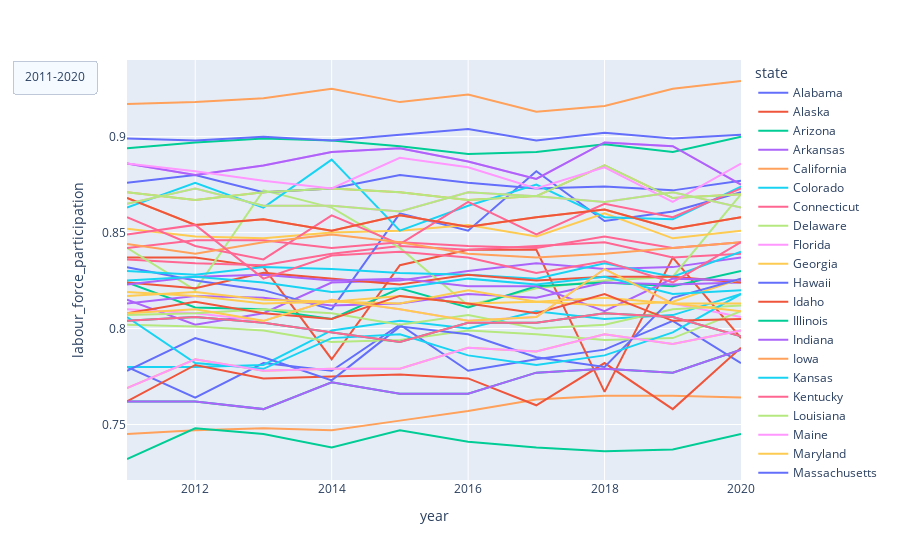

The code cell stored with this chart in its notebook:
### Code cell
import pandas as pd
import plotly.express as px

# 读取数据集

# 将数据按照州和时间进行分组
grouped = df.groupby(['state', 'year'])["labour_force_participation"].sum().reset_index()

# 创建交互式图表
fig = px.line(grouped, x='year', y="labour_force_participation", color='state')

# 添加下拉菜单交互组件
fig.update_layout(
    updatemenus=[
        dict(
            type='buttons',
            showactive=True,
            buttons=[
                dict(label='2011-2020', method='update',
                     args=[{'visible': grouped['year'].between(2011, 2020)},
                           {'title': '2011-2020'}]),
                
            ]
        )
    ]
)

# 显示图表
fig.show()

### Figure 1 — Plotly figure (JSON) as saved in the notebook; plotly's stock layout.template omitted (floating-point values rounded to 4 significant figures; data arrays with more than 128 entries replaced by an {"elided": "..."} marker saying what was removed)
{"data": [{"hovertemplate": "state=Alabama<br>year=%{x}<br>labour_force_participation=%{y}<extra></extra>", "legendgroup": "Alabama", "line": {"color": "#636efa", "dash": "solid"}, "marker": {"symbol": "circle"}, "mode": "lines", "name": "Alabama", "orientation": "v", "showlegend": true, "type": "scatter", "x": [2011, 2012, 2013, 2014, 2015, 2016, 2017, 2018, 2019, 2020], "xaxis": "x", "y": [0.78, 0.764, 0.782, 0.778, 0.802, 0.778, 0.784, 0.789, 0.804, 0.782], "yaxis": "y"}, {"hovertemplate": "state=Alaska<br>year=%{x}<br>labour_force_participation=%{y}<extra></extra>", "legendgroup": "Alaska", "line": {"color": "#EF553B", "dash": "solid"}, "marker": {"symbol": "circle"}, "mode": "lines", "name": "Alaska", "orientation": "v", "showlegend": true, "type": "scatter", "x": [2011, 2012, 2013, 2014, 2015, 2016, 2017, 2018, 2019, 2020], "xaxis": "x", "y": [0.837, 0.837, 0.832, 0.784, 0.833, 0.841, 0.841, 0.767, 0.837, 0.795], "yaxis": "y"}, {"hovertemplate": "state=Arizona<br>year=%{x}<br>labour_force_participation=%{y}<extra></extra>", "legendgroup": "Arizona", "line": {"color": "#00cc96", "dash": "solid"}, "marker": {"symbol": "circle"}, "mode": "lines", "name": "Arizona", "orientation": "v", "showlegend": true, "type": "scatter", "x": [2011, 2012, 2013, 2014, 2015, 2016, 2017, 2018, 2019, 2020], "xaxis": "x", "y": [0.762, 0.762, 0.758, 0.772, 0.766, 0.766, 0.777, 0.779, 0.777, 0.789], "yaxis": "y"}, {"hovertemplate": "state=Arkansas<br>year=%{x}<br>labour_force_participation=%{y}<extra></extra>", "legendgroup": "Arkansas", "line": {"color": "#ab63fa", "dash": "solid"}, "marker": {"symbol": "circle"}, "mode": "lines", "name": "Arkansas", "orientation": "v", "showlegend": true, "type": "scatter", "x": [2011, 2012, 2013, 2014, 2015, 2016, 2017, 2018, 2019, 2020], "xaxis": "x", "y": [0.815, 0.802, 0.808, 0.824, 0.825, 0.83, 0.834, 0.831, 0.832, 0.837], "yaxis": "y"}, {"hovertemplate": "state=California<br>year=%{x}<br>labour_force_participation=%{y}<extra></extra>", "legendgroup": "California", "line": {"color": "#FFA15A", "dash": "solid"}, "marker": {"symbol": "circle"}, "mode": "lines", "name": "California", "orientation": "v", "showlegend": true, "type": "scatter", "x": [2011, 2012, 2013, 2014, 2015, 2016, 2017, 2018, 2019, 2020], "xaxis": "x", "y": [0.745, 0.747, 0.748, 0.747, 0.752, 0.757, 0.763, 0.765, 0.765, 0.764], "yaxis": "y"}, {"hovertemplate": "state=Colorado<br>year=%{x}<br>labour_force_participation=%{y}<extra></extra>", "legendgroup": "Colorado", "line": {"color": "#19d3f3", "dash": "solid"}, "marker": {"symbol": "circle"}, "mode": "lines", "name": "Colorado", "orientation": "v", "showlegend": true, "type": "scatter", "x": [2011, 2012, 2013, 2014, 2015, 2016, 2017, 2018, 2019, 2020], "xaxis": "x", "y": [0.78, 0.78, 0.781, 0.799, 0.804, 0.8, 0.809, 0.805, 0.807, 0.818], "yaxis": "y"}, {"hovertemplate": "state=Connecticut<br>year=%{x}<br>labour_force_participation=%{y}<extra></extra>", "legendgroup": "Connecticut", "line": {"color": "#FF6692", "dash": "solid"}, "marker": {"symbol": "circle"}, "mode": "lines", "name": "Connecticut", "orientation": "v", "showlegend": true, "type": "scatter", "x": [2011, 2012, 2013, 2014, 2015, 2016, 2017, 2018, 2019, 2020], "xaxis": "x", "y": [0.836, 0.834, 0.833, 0.839, 0.843, 0.841, 0.843, 0.845, 0.837, 0.839], "yaxis": "y"}, {"hovertemplate": "state=Delaware<br>year=%{x}<br>labour_force_participation=%{y}<extra></extra>", "legendgroup": "Delaware", "line": {"color": "#B6E880", "dash": "solid"}, "marker": {"symbol": "circle"}, "mode": "lines", "name": "Delaware", "orientation": "v", "showlegend": true, "type": "scatter", "x": [2011, 2012, 2013, 2014, 2015, 2016, 2017, 2018, 2019, 2020], "xaxis": "x", "y": [0.842, 0.82, 0.872, 0.863, 0.842, 0.812, 0.821, 0.825, 0.827, 0.87], "yaxis": "y"}, {"hovertemplate": "state=Florida<br>year=%{x}<br>labour_force_participation=%{y}<extra></extra>", "legendgroup": "Florida", "line": {"color": "#FF97FF", "dash": "solid"}, "marker": {"symbol": "circle"}, "mode": "lines", "name": "Florida", "orientation": "v", "showlegend": true, "type": "scatter", "x": [2011, 2012, 2013, 2014, 2015, 2016, 2017, 2018, 2019, 2020], "xaxis": "x", "y": [0.81, 0.808, 0.804, 0.815, 0.81, 0.804, 0.806, 0.831, 0.813, 0.806], "yaxis": "y"}, {"hovertemplate": "state=Georgia<br>year=%{x}<br>labour_force_participation=%{y}<extra></extra>", "legendgroup": "Georgia", "line": {"color": "#FECB52", "dash": "solid"}, "marker": {"symbol": "circle"}, "mode": "lines", "name": "Georgia", "orientation": "v", "showlegend": true, "type": "scatter", "x": [2011, 2012, 2013, 2014, 2015, 2016, 2017, 2018, 2019, 2020], "xaxis": "x", "y": [0.769, 0.784, 0.778, 0.779, 0.779, 0.79, 0.788, 0.797, 0.792, 0.799], "yaxis": "y"}, {"hovertemplate": "state=Hawaii<br>year=%{x}<br>labour_force_participation=%{y}<extra></extra>", "legendgroup": "Hawaii", "line": {"color": "#636efa", "dash": "solid"}, "marker": {"symbol": "circle"}, "mode": "lines", "name": "Hawaii", "orientation": "v", "showlegend": true, "type": "scatter", "x": [2011, 2012, 2013, 2014, 2015, 2016, 2017, 2018, 2019, 2020], "xaxis": "x", "y": [0.832, 0.825, 0.82, 0.81, 0.86, 0.851, 0.882, 0.856, 0.861, 0.871], "yaxis": "y"}, {"hovertemplate": "state=Idaho<br>year=%{x}<br>labour_force_participation=%{y}<extra></extra>", "legendgroup": "Idaho", "line": {"color": "#EF553B", "dash": "solid"}, "marker": {"symbol": "circle"}, "mode": "lines", "name": "Idaho", "orientation": "v", "showlegend": true, "type": "scatter", "x": [2011, 2012, 2013, 2014, 2015, 2016, 2017, 2018, 2019, 2020], "xaxis": "x", "y": [0.762, 0.781, 0.774, 0.775, 0.776, 0.774, 0.76, 0.782, 0.758, 0.79], "yaxis": "y"}, {"hovertemplate": "state=Illinois<br>year=%{x}<br>labour_force_participation=%{y}<extra></extra>", "legendgroup": "Illinois", "line": {"color": "#00cc96", "dash": "solid"}, "marker": {"symbol": "circle"}, "mode": "lines", "name": "Illinois", "orientation": "v", "showlegend": true, "type": "scatter", "x": [2011, 2012, 2013, 2014, 2015, 2016, 2017, 2018, 2019, 2020], "xaxis": "x", "y": [0.824, 0.811, 0.81, 0.805, 0.821, 0.811, 0.822, 0.824, 0.822, 0.83], "yaxis": "y"}, {"hovertemplate": "state=Indiana<br>year=%{x}<br>labour_force_participation=%{y}<extra></extra>", "legendgroup": "Indiana", "line": {"color": "#ab63fa", "dash": "solid"}, "marker": {"symbol": "circle"}, "mode": "lines", "name": "Indiana", "orientation": "v", "showlegend": true, "type": "scatter", "x": [2011, 2012, 2013, 2014, 2015, 2016, 2017, 2018, 2019, 2020], "xaxis": "x", "y": [0.813, 0.817, 0.816, 0.812, 0.813, 0.818, 0.816, 0.824, 0.823, 0.824], "yaxis": "y"}, {"hovertemplate": "state=Iowa<br>year=%{x}<br>labour_force_participation=%{y}<extra></extra>", "legendgroup": "Iowa", "line": {"color": "#FFA15A", "dash": "solid"}, "marker": {"symbol": "circle"}, "mode": "lines", "name": "Iowa", "orientation": "v", "showlegend": true, "type": "scatter", "x": [2011, 2012, 2013, 2014, 2015, 2016, 2017, 2018, 2019, 2020], "xaxis": "x", "y": [0.871, 0.867, 0.871, 0.873, 0.871, 0.867, 0.869, 0.885, 0.868, 0.87], "yaxis": "y"}, {"hovertemplate": "state=Kansas<br>year=%{x}<br>labour_force_participation=%{y}<extra></extra>", "legendgroup": "Kansas", "line": {"color": "#19d3f3", "dash": "solid"}, "marker": {"symbol": "circle"}, "mode": "lines", "name": "Kansas", "orientation": "v", "showlegend": true, "type": "scatter", "x": [2011, 2012, 2013, 2014, 2015, 2016, 2017, 2018, 2019, 2020], "xaxis": "x", "y": [0.83, 0.828, 0.832, 0.831, 0.829, 0.828, 0.826, 0.834, 0.827, 0.84], "yaxis": "y"}, {"hovertemplate": "state=Kentucky<br>year=%{x}<br>labour_force_participation=%{y}<extra></extra>", "legendgroup": "Kentucky", "line": {"color": "#FF6692", "dash": "solid"}, "marker": {"symbol": "circle"}, "mode": "lines", "name": "Kentucky", "orientation": "v", "showlegend": true, "type": "scatter", "x": [2011, 2012, 2013, 2014, 2015, 2016, 2017, 2018, 2019, 2020], "xaxis": "x", "y": [0.842, 0.846, 0.846, 0.842, 0.845, 0.843, 0.842, 0.848, 0.842, 0.845], "yaxis": "y"}, {"hovertemplate": "state=Louisiana<br>year=%{x}<br>labour_force_participation=%{y}<extra></extra>", "legendgroup": "Louisiana", "line": {"color": "#B6E880", "dash": "solid"}, "marker": {"symbol": "circle"}, "mode": "lines", "name": "Louisiana", "orientation": "v", "showlegend": true, "type": "scatter", "x": [2011, 2012, 2013, 2014, 2015, 2016, 2017, 2018, 2019, 2020], "xaxis": "x", "y": [0.807, 0.808, 0.81, 0.808, 0.802, 0.807, 0.8, 0.802, 0.81, 0.812], "yaxis": "y"}, {"hovertemplate": "state=Maine<br>year=%{x}<br>labour_force_participation=%{y}<extra></extra>", "legendgroup": "Maine", "line": {"color": "#FF97FF", "dash": "solid"}, "marker": {"symbol": "circle"}, "mode": "lines", "name": "Maine", "orientation": "v", "showlegend": true, "type": "scatter", "x": [2011, 2012, 2013, 2014, 2015, 2016, 2017, 2018, 2019, 2020], "xaxis": "x", "y": [0.886, 0.88, 0.885, 0.892, 0.894, 0.887, 0.878, 0.897, 0.895, 0.875], "yaxis": "y"}, {"hovertemplate": "state=Maryland<br>year=%{x}<br>labour_force_participation=%{y}<extra></extra>", "legendgroup": "Maryland", "line": {"color": "#FECB52", "dash": "solid"}, "marker": {"symbol": "circle"}, "mode": "lines", "name": "Maryland", "orientation": "v", "showlegend": true, "type": "scatter", "x": [2011, 2012, 2013, 2014, 2015, 2016, 2017, 2018, 2019, 2020], "xaxis": "x", "y": [0.852, 0.848, 0.847, 0.85, 0.851, 0.854, 0.848, 0.86, 0.847, 0.851], "yaxis": "y"}, {"hovertemplate": "state=Massachusetts<br>year=%{x}<br>labour_force_participation=%{y}<extra></extra>", "legendgroup": "Massachusetts", "line": {"color": "#636efa", "dash": "solid"}, "marker": {"symbol": "circle"}, "mode": "lines", "name": "Massachusetts", "orientation": "v", "showlegend": true, "type": "scatter", "x": [2011, 2012, 2013, 2014, 2015, 2016, 2017, 2018, 2019, 2020], "xaxis": "x", "y": [0.876, 0.88, 0.871, 0.873, 0.88, 0.876, 0.873, 0.874, 0.872, 0.877], "yaxis": "y"}, {"hovertemplate": "state=Michigan<br>year=%{x}<br>labour_force_participation=%{y}<extra></extra>", "legendgroup": "Michigan", "line": {"color": "#EF553B", "dash": "solid"}, "marker": {"symbol": "circle"}, "mode": "lines", "name": "Michigan", "orientation": "v", "showlegend": true, "type": "scatter", "x": [2011, 2012, 2013, 2014, 2015, 2016, 2017, 2018, 2019, 2020], "xaxis": "x", "y": [0.824, 0.821, 0.829, 0.826, 0.823, 0.828, 0.825, 0.827, 0.827, 0.824], "yaxis": "y"}, {"hovertemplate": "state=Minnesota<br>year=%{x}<br>labour_force_participation=%{y}<extra></extra>", "legendgroup": "Minnesota", "line": {"color": "#00cc96", "dash": "solid"}, "marker": {"symbol": "circle"}, "mode": "lines", "name": "Minnesota", "orientation": "v", "showlegend": true, "type": "scatter", "x": [2011, 2012, 2013, 2014, 2015, 2016, 2017, 2018, 2019, 2020], "xaxis": "x", "y": [0.894, 0.897, 0.899, 0.898, 0.895, 0.891, 0.892, 0.896, 0.892, 0.9], "yaxis": "y"}, {"hovertemplate": "state=Mississippi<br>year=%{x}<br>labour_force_participation=%{y}<extra></extra>", "legendgroup": "Mississippi", "line": {"color": "#ab63fa", "dash": "solid"}, "marker": {"symbol": "circle"}, "mode": "lines", "name": "Mississippi", "orientation": "v", "showlegend": true, "type": "scatter", "x": [2011, 2012, 2013, 2014, 2015, 2016, 2017, 2018, 2019, 2020], "xaxis": "x", "y": [0.823, 0.827, 0.828, 0.825, 0.826, 0.822, 0.822, 0.809, 0.826, 0.825], "yaxis": "y"}, {"hovertemplate": "state=Missouri<br>year=%{x}<br>labour_force_participation=%{y}<extra></extra>", "legendgroup": "Missouri", "line": {"color": "#FFA15A", "dash": "solid"}, "marker": {"symbol": "circle"}, "mode": "lines", "name": "Missouri", "orientation": "v", "showlegend": true, "type": "scatter", "x": [2011, 2012, 2013, 2014, 2015, 2016, 2017, 2018, 2019, 2020], "xaxis": "x", "y": [0.868, 0.854, 0.857, 0.851, 0.859, 0.853, 0.858, 0.862, 0.852, 0.858], "yaxis": "y"}, {"hovertemplate": "state=Montana<br>year=%{x}<br>labour_force_participation=%{y}<extra></extra>", "legendgroup": "Montana", "line": {"color": "#19d3f3", "dash": "solid"}, "marker": {"symbol": "circle"}, "mode": "lines", "name": "Montana", "orientation": "v", "showlegend": true, "type": "scatter", "x": [2011, 2012, 2013, 2014, 2015, 2016, 2017, 2018, 2019, 2020], "xaxis": "x", "y": [0.863, 0.876, 0.863, 0.888, 0.851, 0.864, 0.875, 0.858, 0.857, 0.874], "yaxis": "y"}, {"hovertemplate": "state=Nebraska<br>year=%{x}<br>labour_force_participation=%{y}<extra></extra>", "legendgroup": "Nebraska", "line": {"color": "#FF6692", "dash": "solid"}, "marker": {"symbol": "circle"}, "mode": "lines", "name": "Nebraska", "orientation": "v", "showlegend": true, "type": "scatter", "x": [2011, 2012, 2013, 2014, 2015, 2016, 2017, 2018, 2019, 2020], "xaxis": "x", "y": [0.858, 0.843, 0.836, 0.859, 0.844, 0.866, 0.849, 0.865, 0.858, 0.873], "yaxis": "y"}, {"hovertemplate": "state=Nevada<br>year=%{x}<br>labour_force_participation=%{y}<extra></extra>", "legendgroup": "Nevada", "line": {"color": "#B6E880", "dash": "solid"}, "marker": {"symbol": "circle"}, "mode": "lines", "name": "Nevada", "orientation": "v", "showlegend": true, "type": "scatter", "x": [2011, 2012, 2013, 2014, 2015, 2016, 2017, 2018, 2019, 2020], "xaxis": "x", "y": [0.802, 0.801, 0.799, 0.793, 0.794, 0.799, 0.797, 0.794, 0.795, 0.809], "yaxis": "y"}, {"hovertemplate": "state=New Hampshire<br>year=%{x}<br>labour_force_participation=%{y}<extra></extra>", "legendgroup": "New Hampshire", "line": {"color": "#FF97FF", "dash": "solid"}, "marker": {"symbol": "circle"}, "mode": "lines", "name": "New Hampshire", "orientation": "v", "showlegend": true, "type": "scatter", "x": [2011, 2012, 2013, 2014, 2015, 2016, 2017, 2018, 2019, 2020], "xaxis": "x", "y": [0.865, 0.873, 0.864, 0.864, 0.861, 0.871, 0.869, 0.866, 0.871, 0.863], "yaxis": "y"}, {"hovertemplate": "state=New Jersey<br>year=%{x}<br>labour_force_participation=%{y}<extra></extra>", "legendgroup": "New Jersey", "line": {"color": "#FECB52", "dash": "solid"}, "marker": {"symbol": "circle"}, "mode": "lines", "name": "New Jersey", "orientation": "v", "showlegend": true, "type": "scatter", "x": [2011, 2012, 2013, 2014, 2015, 2016, 2017, 2018, 2019, 2020], "xaxis": "x", "y": [0.819, 0.817, 0.813, 0.814, 0.817, 0.813, 0.814, 0.812, 0.814, 0.826], "yaxis": "y"}, {"hovertemplate": "state=New Mexico<br>year=%{x}<br>labour_force_participation=%{y}<extra></extra>", "legendgroup": "New Mexico", "line": {"color": "#636efa", "dash": "solid"}, "marker": {"symbol": "circle"}, "mode": "lines", "name": "New Mexico", "orientation": "v", "showlegend": true, "type": "scatter", "x": [2011, 2012, 2013, 2014, 2015, 2016, 2017, 2018, 2019, 2020], "xaxis": "x", "y": [0.778, 0.795, 0.785, 0.773, 0.801, 0.797, 0.785, 0.78, 0.816, 0.826], "yaxis": "y"}, {"hovertemplate": "state=New York<br>year=%{x}<br>labour_force_participation=%{y}<extra></extra>", "legendgroup": "New York", "line": {"color": "#EF553B", "dash": "solid"}, "marker": {"symbol": "circle"}, "mode": "lines", "name": "New York", "orientation": "v", "showlegend": true, "type": "scatter", "x": [2011, 2012, 2013, 2014, 2015, 2016, 2017, 2018, 2019, 2020], "xaxis": "x", "y": [0.868, 0.854, 0.857, 0.851, 0.859, 0.853, 0.858, 0.862, 0.852, 0.858], "yaxis": "y"}, {"hovertemplate": "state=North Carolina<br>year=%{x}<br>labour_force_participation=%{y}<extra></extra>", "legendgroup": "North Carolina", "line": {"color": "#00cc96", "dash": "solid"}, "marker": {"symbol": "circle"}, "mode": "lines", "name": "North Carolina", "orientation": "v", "showlegend": true, "type": "scatter", "x": [2011, 2012, 2013, 2014, 2015, 2016, 2017, 2018, 2019, 2020], "xaxis": "x", "y": [0.804, 0.806, 0.803, 0.798, 0.793, 0.803, 0.803, 0.808, 0.806, 0.796], "yaxis": "y"}, {"hovertemplate": "state=North Dakota<br>year=%{x}<br>labour_force_participation=%{y}<extra></extra>", "legendgroup": "North Dakota", "line": {"color": "#ab63fa", "dash": "solid"}, "marker": {"symbol": "circle"}, "mode": "lines", "name": "North Dakota", "orientation": "v", "showlegend": true, "type": "scatter", "x": [2011, 2012, 2013, 2014, 2015, 2016, 2017, 2018, 2019, 2020], "xaxis": "x", "y": [0.886, 0.88, 0.885, 0.892, 0.894, 0.887, 0.878, 0.897, 0.895, 0.875], "yaxis": "y"}, {"hovertemplate": "state=Ohio<br>year=%{x}<br>labour_force_participation=%{y}<extra></extra>", "legendgroup": "Ohio", "line": {"color": "#FFA15A", "dash": "solid"}, "marker": {"symbol": "circle"}, "mode": "lines", "name": "Ohio", "orientation": "v", "showlegend": true, "type": "scatter", "x": [2011, 2012, 2013, 2014, 2015, 2016, 2017, 2018, 2019, 2020], "xaxis": "x", "y": [0.844, 0.839, 0.845, 0.849, 0.845, 0.839, 0.837, 0.839, 0.842, 0.845], "yaxis": "y"}, {"hovertemplate": "state=Oklahoma<br>year=%{x}<br>labour_force_participation=%{y}<extra></extra>", "legendgroup": "Oklahoma", "line": {"color": "#19d3f3", "dash": "solid"}, "marker": {"symbol": "circle"}, "mode": "lines", "name": "Oklahoma", "orientation": "v", "showlegend": true, "type": "scatter", "x": [2011, 2012, 2013, 2014, 2015, 2016, 2017, 2018, 2019, 2020], "xaxis": "x", "y": [0.806, 0.782, 0.779, 0.795, 0.797, 0.786, 0.781, 0.786, 0.798, 0.818], "yaxis": "y"}, {"hovertemplate": "state=Oregon<br>year=%{x}<br>labour_force_participation=%{y}<extra></extra>", "legendgroup": "Oregon", "line": {"color": "#FF6692", "dash": "solid"}, "marker": {"symbol": "circle"}, "mode": "lines", "name": "Oregon", "orientation": "v", "showlegend": true, "type": "scatter", "x": [2011, 2012, 2013, 2014, 2015, 2016, 2017, 2018, 2019, 2020], "xaxis": "x", "y": [0.849, 0.854, 0.826, 0.838, 0.84, 0.837, 0.829, 0.835, 0.824, 0.845], "yaxis": "y"}, {"hovertemplate": "state=Pennsylvania<br>year=%{x}<br>labour_force_participation=%{y}<extra></extra>", "legendgroup": "Pennsylvania", "line": {"color": "#B6E880", "dash": "solid"}, "marker": {"symbol": "circle"}, "mode": "lines", "name": "Pennsylvania", "orientation": "v", "showlegend": true, "type": "scatter", "x": [2011, 2012, 2013, 2014, 2015, 2016, 2017, 2018, 2019, 2020], "xaxis": "x", "y": [0.871, 0.867, 0.871, 0.873, 0.871, 0.867, 0.869, 0.885, 0.868, 0.87], "yaxis": "y"}, {"hovertemplate": "state=Rhode Island<br>year=%{x}<br>labour_force_participation=%{y}<extra></extra>", "legendgroup": "Rhode Island", "line": {"color": "#FF97FF", "dash": "solid"}, "marker": {"symbol": "circle"}, "mode": "lines", "name": "Rhode Island", "orientation": "v", "showlegend": true, "type": "scatter", "x": [2011, 2012, 2013, 2014, 2015, 2016, 2017, 2018, 2019, 2020], "xaxis": "x", "y": [0.886, 0.882, 0.877, 0.873, 0.889, 0.884, 0.873, 0.884, 0.866, 0.886], "yaxis": "y"}, {"hovertemplate": "state=South Carolina<br>year=%{x}<br>labour_force_participation=%{y}<extra></extra>", "legendgroup": "South Carolina", "line": {"color": "#FECB52", "dash": "solid"}, "marker": {"symbol": "circle"}, "mode": "lines", "name": "South Carolina", "orientation": "v", "showlegend": true, "type": "scatter", "x": [2011, 2012, 2013, 2014, 2015, 2016, 2017, 2018, 2019, 2020], "xaxis": "x", "y": [0.817, 0.819, 0.815, 0.814, 0.813, 0.82, 0.814, 0.816, 0.813, 0.813], "yaxis": "y"}, {"hovertemplate": "state=South Dakota<br>year=%{x}<br>labour_force_participation=%{y}<extra></extra>", "legendgroup": "South Dakota", "line": {"color": "#636efa", "dash": "solid"}, "marker": {"symbol": "circle"}, "mode": "lines", "name": "South Dakota", "orientation": "v", "showlegend": true, "type": "scatter", "x": [2011, 2012, 2013, 2014, 2015, 2016, 2017, 2018, 2019, 2020], "xaxis": "x", "y": [0.899, 0.898, 0.9, 0.898, 0.901, 0.904, 0.898, 0.902, 0.899, 0.901], "yaxis": "y"}, {"hovertemplate": "state=Tennessee<br>year=%{x}<br>labour_force_participation=%{y}<extra></extra>", "legendgroup": "Tennessee", "line": {"color": "#EF553B", "dash": "solid"}, "marker": {"symbol": "circle"}, "mode": "lines", "name": "Tennessee", "orientation": "v", "showlegend": true, "type": "scatter", "x": [2011, 2012, 2013, 2014, 2015, 2016, 2017, 2018, 2019, 2020], "xaxis": "x", "y": [0.808, 0.814, 0.808, 0.805, 0.817, 0.813, 0.808, 0.818, 0.804, 0.805], "yaxis": "y"}, {"hovertemplate": "state=Texas<br>year=%{x}<br>labour_force_participation=%{y}<extra></extra>", "legendgroup": "Texas", "line": {"color": "#00cc96", "dash": "solid"}, "marker": {"symbol": "circle"}, "mode": "lines", "name": "Texas", "orientation": "v", "showlegend": true, "type": "scatter", "x": [2011, 2012, 2013, 2014, 2015, 2016, 2017, 2018, 2019, 2020], "xaxis": "x", "y": [0.732, 0.748, 0.745, 0.738, 0.747, 0.741, 0.738, 0.736, 0.737, 0.745], "yaxis": "y"}, {"hovertemplate": "state=Utah<br>year=%{x}<br>labour_force_participation=%{y}<extra></extra>", "legendgroup": "Utah", "line": {"color": "#ab63fa", "dash": "solid"}, "marker": {"symbol": "circle"}, "mode": "lines", "name": "Utah", "orientation": "v", "showlegend": true, "type": "scatter", "x": [2011, 2012, 2013, 2014, 2015, 2016, 2017, 2018, 2019, 2020], "xaxis": "x", "y": [0.762, 0.762, 0.758, 0.772, 0.766, 0.766, 0.777, 0.779, 0.777, 0.789], "yaxis": "y"}, {"hovertemplate": "state=Vermont<br>year=%{x}<br>labour_force_participation=%{y}<extra></extra>", "legendgroup": "Vermont", "line": {"color": "#FFA15A", "dash": "solid"}, "marker": {"symbol": "circle"}, "mode": "lines", "name": "Vermont", "orientation": "v", "showlegend": true, "type": "scatter", "x": [2011, 2012, 2013, 2014, 2015, 2016, 2017, 2018, 2019, 2020], "xaxis": "x", "y": [0.917, 0.918, 0.92, 0.925, 0.918, 0.922, 0.913, 0.916, 0.925, 0.929], "yaxis": "y"}, {"hovertemplate": "state=Virginia<br>year=%{x}<br>labour_force_participation=%{y}<extra></extra>", "legendgroup": "Virginia", "line": {"color": "#19d3f3", "dash": "solid"}, "marker": {"symbol": "circle"}, "mode": "lines", "name": "Virginia", "orientation": "v", "showlegend": true, "type": "scatter", "x": [2011, 2012, 2013, 2014, 2015, 2016, 2017, 2018, 2019, 2020], "xaxis": "x", "y": [0.825, 0.827, 0.824, 0.819, 0.821, 0.826, 0.823, 0.827, 0.818, 0.82], "yaxis": "y"}, {"hovertemplate": "state=Washington<br>year=%{x}<br>labour_force_participation=%{y}<extra></extra>", "legendgroup": "Washington", "line": {"color": "#FF6692", "dash": "solid"}, "marker": {"symbol": "circle"}, "mode": "lines", "name": "Washington", "orientation": "v", "showlegend": true, "type": "scatter", "x": [2011, 2012, 2013, 2014, 2015, 2016, 2017, 2018, 2019, 2020], "xaxis": "x", "y": [0.804, 0.806, 0.803, 0.798, 0.793, 0.803, 0.803, 0.808, 0.806, 0.796], "yaxis": "y"}, {"hovertemplate": "state=West Virginia<br>year=%{x}<br>labour_force_participation=%{y}<extra></extra>", "legendgroup": "West Virginia", "line": {"color": "#B6E880", "dash": "solid"}, "marker": {"symbol": "circle"}, "mode": "lines", "name": "West Virginia", "orientation": "v", "showlegend": true, "type": "scatter", "x": [2011, 2012, 2013, 2014, 2015, 2016, 2017, 2018, 2019, 2020], "xaxis": "x", "y": [0.865, 0.873, 0.864, 0.864, 0.861, 0.871, 0.869, 0.866, 0.871, 0.863], "yaxis": "y"}, {"hovertemplate": "state=Wisconsin<br>year=%{x}<br>labour_force_participation=%{y}<extra></extra>", "legendgroup": "Wisconsin", "line": {"color": "#FF97FF", "dash": "solid"}, "marker": {"symbol": "circle"}, "mode": "lines", "name": "Wisconsin", "orientation": "v", "showlegend": true, "type": "scatter", "x": [2011, 2012, 2013, 2014, 2015, 2016, 2017, 2018, 2019, 2020], "xaxis": "x", "y": [0.769, 0.784, 0.778, 0.779, 0.779, 0.79, 0.788, 0.797, 0.792, 0.799], "yaxis": "y"}, {"hovertemplate": "state=Wyoming<br>year=%{x}<br>labour_force_participation=%{y}<extra></extra>", "legendgroup": "Wyoming", "line": {"color": "#FECB52", "dash": "solid"}, "marker": {"symbol": "circle"}, "mode": "lines", "name": "Wyoming", "orientation": "v", "showlegend": true, "type": "scatter", "x": [2011, 2012, 2013, 2014, 2015, 2016, 2017, 2018, 2019, 2020], "xaxis": "x", "y": [0.808, 0.81, 0.804, 0.815, 0.81, 0.804, 0.806, 0.831, 0.813, 0.809], "yaxis": "y"}], "layout": {"legend": {"title": {"text": "state"}, "tracegroupgap": 0}, "margin": {"t": 60}, "updatemenus": [{"buttons": [{"args": [{"visible": {"elided": "500 bool values"}}, {"title": "2011-2020"}], "label": "2011-2020", "method": "update"}], "showactive": true, "type": "buttons"}], "xaxis": {"anchor": "y", "domain": [0, 1], "title": {"text": "year"}}, "yaxis": {"anchor": "x", "domain": [0, 1], "title": {"text": "labour_force_participation"}}}}
